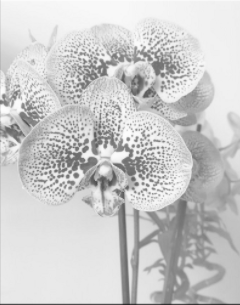
#> input picture histogram manipulations/pic1.png, 240 x 305 px
$ python testit.py
#> lines starting #> are read from the running program, lines starting #| are printed output that depends on the picture
import cv2
import numpy as np
from matplotlib import pyplot as plt

histogram = []
check = 0

def main():
    img_1 = cv2.imread('pic1.png', cv2.IMREAD_GRAYSCALE)  # исходное изображение
#> img_1: shape (305, 240); min 39, max 254, mean 203.5
    img_2 = cv2.imread('pic2.png', cv2.IMREAD_GRAYSCALE)  # целевое изображение
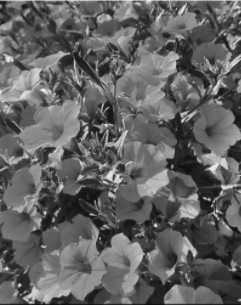
#> input picture histogram manipulations/pic2.png, 241 x 305 px
#> img_2: shape (305, 241); min 0, max 242, mean 98.1
    hist1, bins1 = np.histogram(img_1.ravel(), 256, [0, 255])
#> hist1 = 256 values, max 3351 at index 232, min 0 at index 0, mean 285.9; bins1 = 257 values from 0 to 255
    hist2, bins2 = np.histogram(img_2.ravel(), 256, [0, 255])
#> hist2 = 256 values, max 794 at index 101, min 0 at index 1, mean 287.1; bins2 = 257 values from 0 to 255
    plt.plot(hist1, 'r')
    plt.plot(hist2, 'b')
    plt.title('Histogram:')
    plt.show()
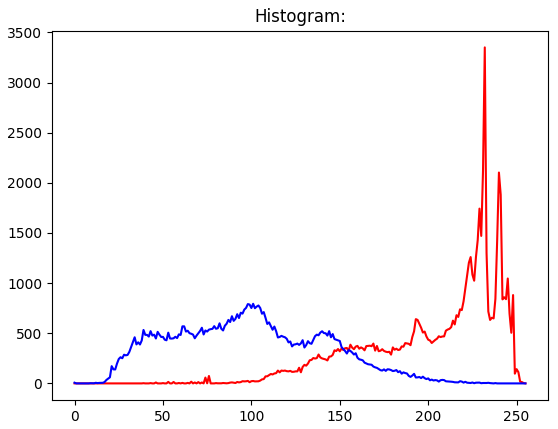
#> figure drawn by matplotlib, 1 panel; curve peaks at x = 232, y = 3351; curve peaks at x = 101, y = 794

    cv2.imshow('img_1', img_1)
    cv2.imshow('img_2', img_2)
    matching_histogram(img_1, img_2)
    cv2.waitKey(0)


def cdfunc(img):  # comulative distribution function
    global histogram
    global check

    histogram = np.bincount(img.ravel(), minlength=256)
#> histogram has the same summary as hist1 in main
    MN = len(img.ravel())  # количество пикселей
#> MN = 73200
    L = len(histogram)  # количество уровней серого
#> L = 256
    cumulative = histogram.cumsum()
#> cumulative = 256 values from 0 to 73200

    cdf = ((cumulative - cumulative[0]) / (MN - 1) * (L - 1))
#> cdf = 256 values from 0 to 255
    cdf = cdf.astype(np.uint8)

    check += 1

    if check == 1:
        plt.plot(cdf, 'red')
    if check == 2:
        plt.plot(cdf, 'blue')
    if check == 3:
        plt.plot(cdf, 'orange')
    return cdf


def matching_histogram(img__1, img__2):  # метод для приведения гистограммы исх. изображения к целевому
    H_i = cdfunc(img__1)
#> H_i = 256 values from 0 to 255
    H_t = cdfunc(img__2)
#> H_t = 256 values from 0 to 254

    new_hist = np.zeros_like(H_i)
#> new_hist = 256 values from 0 to 0
    new_img = np.zeros_like(img__2)

    for H_i_index, H_i_color in enumerate(H_i):
        min_difference = 257
        index = 0
        for H_t_index, H_t_color in enumerate(H_t):
            if abs(int(H_i_color) - H_t_color) <= min_difference:
                min_difference = abs(int(H_i_color) - H_t_color)
                index = H_t_index
        new_hist[H_i_index] = index
#> after the loop, new_hist = 256 values from 20 to 255

    for x in range(img__1.shape[0]):
        for y in range(img__1.shape[1]):
            val = int(img__1[x, y])
            new_img[x, y] = new_hist[val]
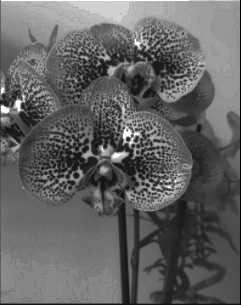
#> new_img: shape (305, 241); min 0, max 255, mean 98.8

    cdfunc(new_img)
    plt.title('red-исходное, blue-целевое, orange-result')
    plt.show()
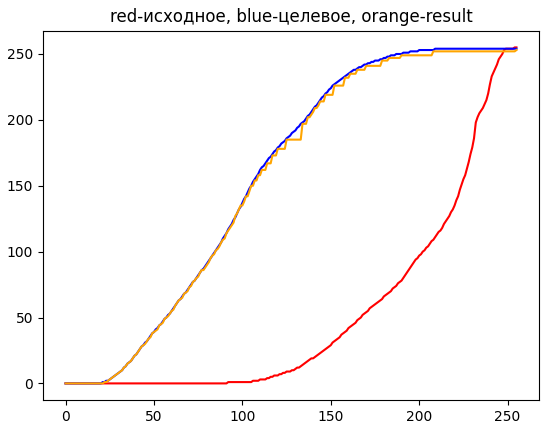
#> figure drawn by matplotlib, 1 panel; curve peaks at x = 254, y = 255; curve peaks at x = 209, y = 254; curve peaks at x = 255, y = 253
    cv2.imshow('Matching histogram result', new_img)

if __name__ == "__main__":
    main()
